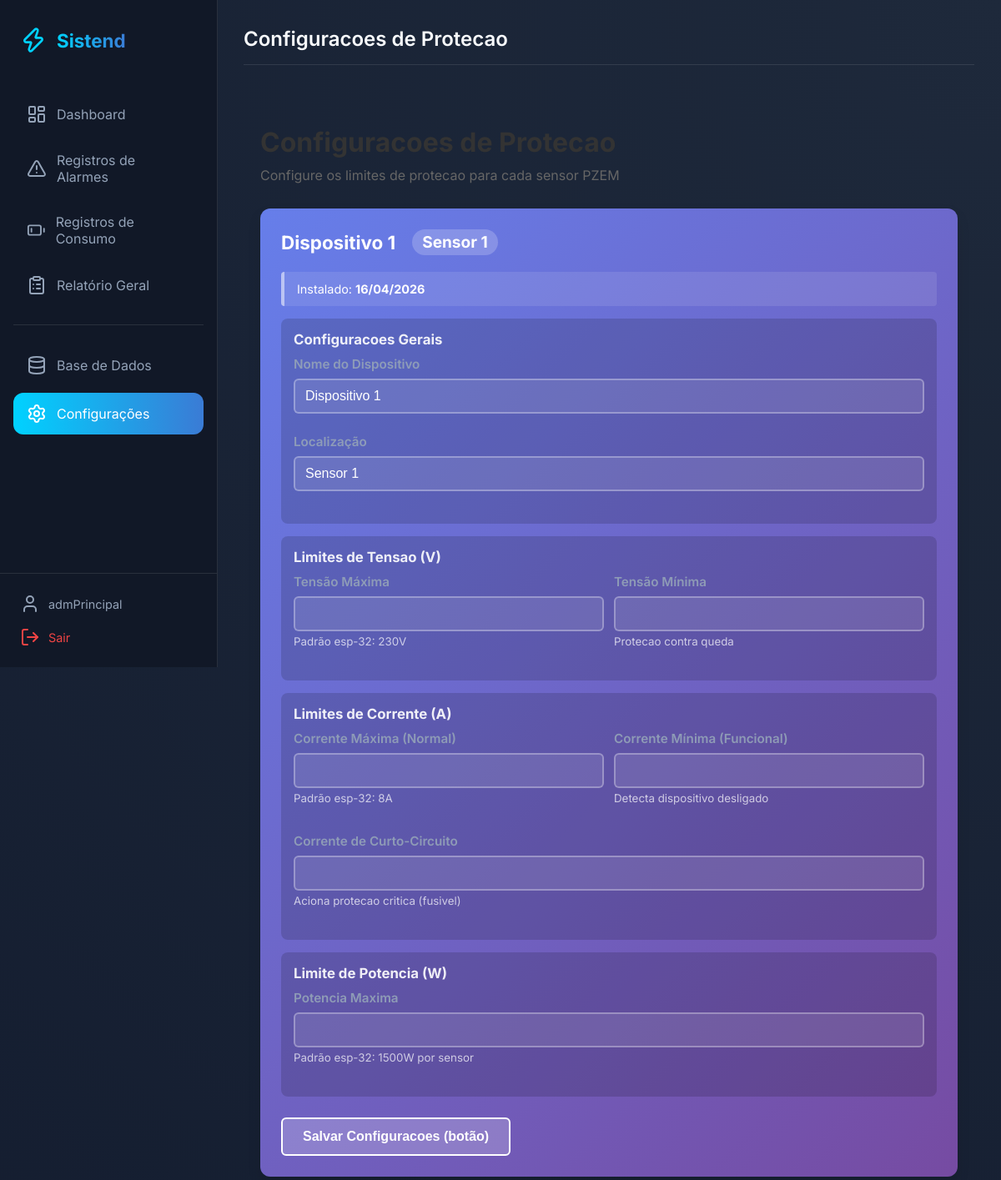
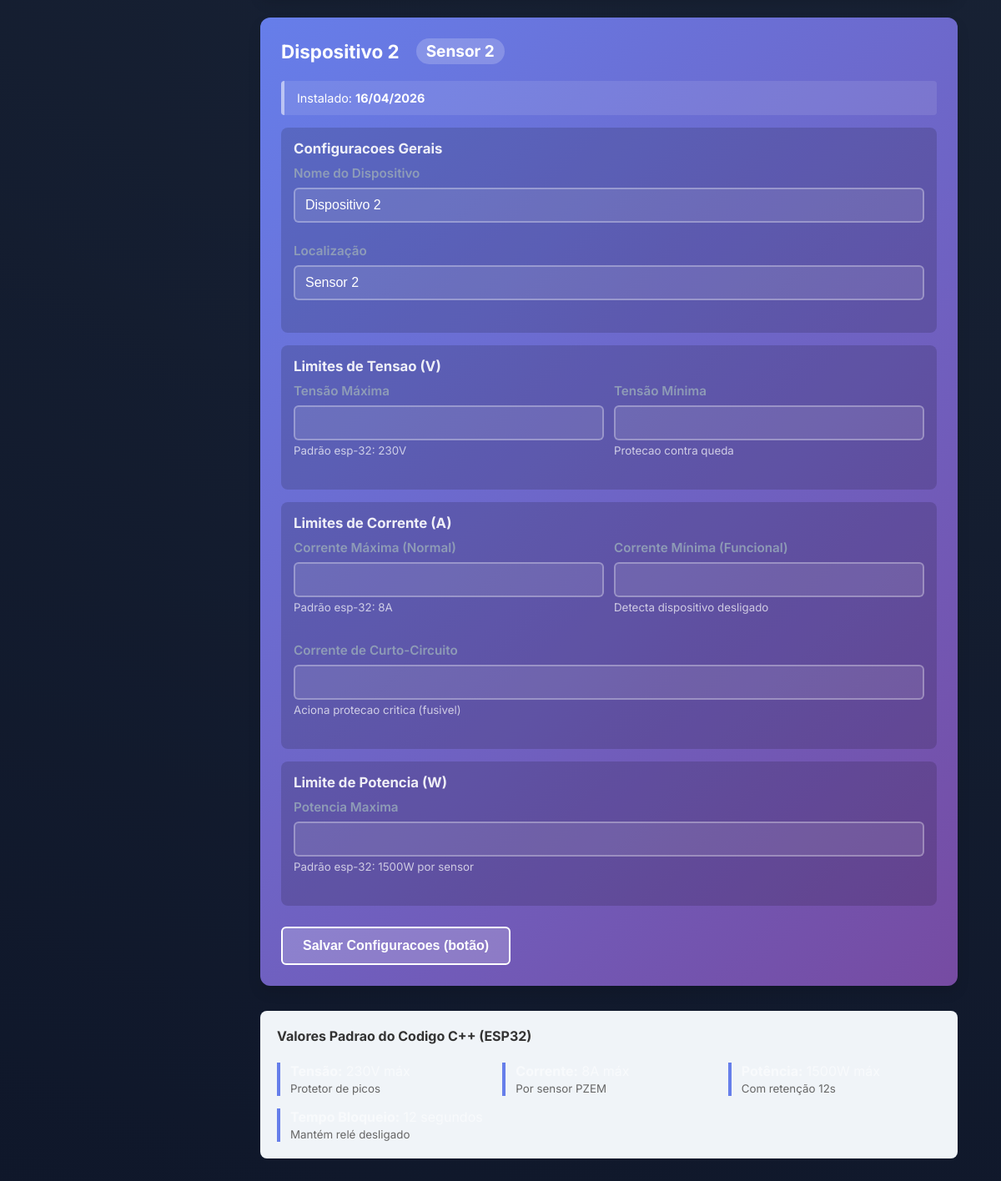
/configuracoes/ (signed in), run on the app's committed database (2 pictures, top to bottom).
### app_esp32/models.py (models this page shows, shortened)
class Eletrodomestico(models.Model):
    nome = models.CharField(max_length=100)
    localizacao = models.CharField(max_length=100)
    data_instalacao = models.DateField()
    numero_sensor = models.IntegerField(default=1)  # 1 ou 2 (para ESP32 com 2 PZEM)
    limite_tensao = models.FloatField(default=230.0)  # Mesmo do código C++
    limite_subtensao = models.FloatField(default=190)
    limite_corrente = models.FloatField(default=8.0)  # Mesmo do código C++
    limite_subcorrente = models.FloatField(default=0.10)
    limite_curto_circuito = models.FloatField(default=25)
    limite_potencia = models.FloatField(default=1500.0)  # Mesmo do código C++
    rele_ligado = models.BooleanField(default=True)
    is_mock = models.BooleanField(default=False)
    frequencia_rede = models.FloatField(default=60.0)
    fator_potencia_nominal = models.FloatField(default=1.0)

### app_esp32/views.py (the view, shortened to what this page needs)
# urls.py: path('configuracoes/', views.configuracoes_view, name='configuracoes'),
@login_required(login_url='login')
@user_passes_test(lambda u: u.is_staff, login_url='index')
def configuracoes_view(request):
    eletrodomesticos = _get_dispositivos_sensores()
    return render(request, "configuracoes.html", {"eletrodomesticos": eletrodomesticos})

### app_esp32/views.py (called while the page is built)
def _get_dispositivos_sensores(include_placeholders=False):
    dispositivos = []
    for sensor in (1, 2):
        eletro = Eletrodomestico.objects.filter(numero_sensor=sensor).order_by('id').first()
        if eletro:
            dispositivos.append(eletro)
        elif include_placeholders:
            dispositivos.append(_placeholder_dispositivo(sensor))
    mock_devices = Eletrodomestico.objects.filter(is_mock=True).exclude(numero_sensor__in=[1, 2]).order_by('numero_sensor', 'id')
    dispositivos.extend(list(mock_devices))
    return dispositivos

### templates/configuracoes.html (shortened to what this page needs)
{% extends 'base.html' %}
{% load static %}
{% block page_title %}Configuracoes de Protecao{% endblock %}
{% block content %}
<div class="config-container">
    <div style="margin-bottom: 30px;">
        <h1 style="color: #333; margin-bottom: 10px;">Configuracoes de Protecao</h1>
        <p style="color: #666; margin: 0;">Configure os limites de protecao para cada sensor PZEM</p>
    </div>
    {% if eletrodomesticos %}
        {% for eletro in eletrodomesticos %}
        <div class="config-card">
            <h3>
                {{ eletro.nome }}
                <span class="sensor-label">Sensor {{ eletro.numero_sensor }}</span>
            </h3>
            <div class="info-box">
                Instalado: <strong>{{ eletro.data_instalacao|date:"d/m/Y" }}</strong>
            </div>
            <form method="POST">
                <div class="limites-grupo">
                    <h4>Configuracoes Gerais</h4>
                    <div class="form-group">
                        <label for="nome_{{ eletro.id }}">Nome do Dispositivo</label>
                        <input type="text" id="nome_{{ eletro.id }}" name="nome" value="{{ eletro.nome }}" required>
                    </div>
                    <div class="form-group">
                        <label for="localizacao_{{ eletro.id }}">Localização</label>
                        <input type="text" id="localizacao_{{ eletro.id }}" name="localizacao" value="{{ eletro.localizacao }}" required>
                    </div>
                </div>
                <div class="limites-grupo">
                    <h4>Limites de Tensao (V)</h4>
                    <div class="grid-2">
                        <div class="form-group">
                            <label for="limite_tensao_{{ eletro.id }}">Tensão Máxima</label>
                            <input type="number" id="limite_tensao_{{ eletro.id }}" name="limite_tensao"
                                   value="{{ eletro.limite_tensao }}" min="100" max="400" step="0.1" required>
                            <small style="margin-top: 4px; opacity: 0.7;">Padrão esp-32: 230V</small>
                        </div>
                        <div class="form-group">
                            <label for="limite_subtensao_{{ eletro.id }}">Tensão Mínima</label>
                            <input type="number" id="limite_subtensao_{{ eletro.id }}" name="limite_subtensao"
                                   value="{{ eletro.limite_subtensao }}" min="100" max="250" step="0.1" required>
                            <small style="margin-top: 4px; opacity: 0.7;">Protecao contra queda</small>
                        </div>
                    </div>
                </div>
                <div class="limites-grupo">
                    <h4>Limites de Corrente (A)</h4>
                    <div class="grid-2">
                        <div class="form-group">
                            <label for="limite_corrente_{{ eletro.id }}">Corrente Máxima (Normal)</label>
                            <input type="number" id="limite_corrente_{{ eletro.id }}" name="limite_corrente"
                                   value="{{ eletro.limite_corrente }}" min="1" max="50" step="0.1" required>
                            <small style="margin-top: 4px; opacity: 0.7;">Padrão esp-32: 8A</small>
                        </div>
                        <div class="form-group">
                            <label for="limite_subcorrente_{{ eletro.id }}">Corrente Mínima (Funcional)</label>
                            <input type="number" id="limite_subcorrente_{{ eletro.id }}" name="limite_subcorrente"
                                   value="{{ eletro.limite_subcorrente }}" min="0" max="5" step="0.01" required>
                            <small style="margin-top: 4px; opacity: 0.7;">Detecta dispositivo desligado</small>
                        </div>
                    </div>
                    <div class="form-group" style="margin-top: 10px;">
                        <label for="limite_curto_{{ eletro.id }}">Corrente de Curto-Circuito</label>
                        <input type="number" id="limite_curto_{{ eletro.id }}" name="limite_curto_circuito"
                               value="{{ eletro.limite_curto_circuito }}" min="5" max="100" step="0.1" required>
                        <small style="margin-top: 4px; opacity: 0.7;">Aciona protecao critica (fusivel)</small>
                    </div>
                </div>
                <div class="limites-grupo">
                    <h4>Limite de Potencia (W)</h4>
                    <div class="form-group">
                        <label for="limite_potencia_{{ eletro.id }}">Potencia Maxima</label>
                        <input type="number" id="limite_potencia_{{ eletro.id }}" name="limite_potencia"
                               value="{{ eletro.limite_potencia }}" min="100" max="5000" step="1" required>
                        <small style="margin-top: 4px; opacity: 0.7;">Padrão esp-32: 1500W por sensor</small>
                    </div>
                </div>
                <button type="submit" class="btn-salvar">Salvar Configuracoes (botão)</button>
            </form>
        </div>
        {% endfor %}
    {% endif %}
    <div style="background: #f0f4f8; padding: 20px; border-radius: 8px; margin-top: 30px;">
        <h4 style="color: #333; margin-top: 0;">Valores Padrao do Codigo C++ (ESP32)</h4>
        <div style="display: grid; grid-template-columns: repeat(auto-fit, minmax(200px, 1fr)); gap: 15px;">
            <div style="border-left: 4px solid #667eea; padding-left: 12px;">
                <strong>Tensão:</strong> 230V máx<br>
                <small style="color: #666;">Protetor de picos</small>
            </div>
            <div style="border-left: 4px solid #667eea; padding-left: 12px;">
                <strong>Corrente:</strong> 8A máx<br>
                <small style="color: #666;">Por sensor PZEM</small>
            </div>
            <div style="border-left: 4px solid #667eea; padding-left: 12px;">
                <strong>Potência:</strong> 1500W máx<br>
                <small style="color: #666;">Com retenção 12s</small>
            </div>
            <div style="border-left: 4px solid #667eea; padding-left: 12px;">
                <strong>Tempo Bloqueio:</strong> 12 segundos<br>
                <small style="color: #666;">Mantém relé desligado</small>
            </div>
        </div>
    </div>
</div>
{% endblock %}

### templates/base.html (shortened to what this page needs)
{% load static %}
<!DOCTYPE html>
<html lang="pt-br">
<head>
    <link rel="stylesheet" href="{% static 'css/style.css' %}">
</head>
<body>
    <div class="app-layout">
        <aside class="sidebar">
            <div class="sidebar-header">
                <i data-lucide="zap" class="logo-icon"></i>
                <span class="logo-text">Sistend</span>
            </div>
            <nav class="sidebar-nav">
                <a href="/" class="nav-item {% if request.path == '/' %}active{% endif %}">
                    <i data-lucide="layout-dashboard"></i>
                    <span>Dashboard</span>
                </a>
                <a href="/alertas/" class="nav-item {% if 'alertas' in request.path %}active{% endif %}">
                    <i data-lucide="alert-triangle"></i>
                    <span>Registros de Alarmes</span>
                </a>
                <a href="/subconsumo/" class="nav-item {% if 'subconsumo' in request.path %}active{% endif %}">
                    <i data-lucide="battery-low"></i>
                    <span>Registros de Consumo</span>
                </a>
                <a href="/relatorio/" class="nav-item {% if request.path == '/relatorio/' %}active{% endif %}">
                    <i data-lucide="clipboard-list"></i>
                    <span>Relatório Geral</span>
                </a>
                {% if user.is_staff %}
                <hr style="border: none; border-top: 1px solid rgba(255,255,255,0.1); margin: 15px 0;">
                <a href="/dados-completos/" class="nav-item {% if 'dados-completos' in request.path %}active{% endif %}">
                    <i data-lucide="database"></i>
                    <span>Base de Dados</span>
                </a>
                <a href="/configuracoes/" class="nav-item {% if 'configuracoes' in request.path %}active{% endif %}">
                    <i data-lucide="settings"></i>
                    <span>Configurações</span>
                </a>
                {% endif %}
            </nav>
            <div class="sidebar-footer">
                {% if user.is_authenticated %}
                <div class="user-info">
                    <i data-lucide="user"></i>
                    <span>{{ user.username }}</span>
                </div>
                <a href="/logout/" class="logout-link">
                    <i data-lucide="log-out"></i>
                    <span>Sair</span>
                </a>
                {% endif %}
            </div>
        </aside>
        <main class="main-content">
            <header class="top-header">
                <div class="header-container">
                    <div class="page-title-slot">{% block page_title %}Monitoramento em Tempo Real{% endblock %}</div>
                </div>
            </header>
            <div class="page-content">
                {% block content %}{% endblock %}
            </div>
        </main>
    </div>
</body>
</html>

### static/css/style.css (style rules this page uses)
:root { --primary-color: #00d2ff; --secondary-color: #3a7bd5; --bg-dark: #0f172a; --sidebar-bg: #111827; --card-bg: rgba(30, 41, 59, 0.7); --text-light: #f8fafc; --text-dim: #94a3b8; --accent-orange: #fbbf24; --accent-red: #ef4444; --glass-border: rgba(255, 255, 255, 0.1); --sidebar-width: 260px; }
body { font-family: 'Inter', sans-serif; background: radial-gradient(circle at top right, #1e293b, #0f172a); color: var(--text-light); margin: 0; overflow-x: hidden; }
.app-layout { display: flex; min-height: 100vh; }
.sidebar { width: var(--sidebar-width); background: var(--sidebar-bg); border-right: 1px solid var(--glass-border); display: flex; flex-direction: column; position: fixed; height: 100vh; z-index: 1000; }
.sidebar-header { padding: 2rem 1.5rem; display: flex; align-items: center; gap: 12px; }
.logo-icon { width: 32px; height: 32px; color: var(--primary-color); }
.logo-text { font-size: 1.4rem; font-weight: 700; background: linear-gradient(to right, var(--primary-color), var(--secondary-color)); -webkit-background-clip: text; background-clip: text; -webkit-text-fill-color: transparent; }
.sidebar-nav { flex: 1; padding: 1rem; display: flex; flex-direction: column; gap: 8px; }
.nav-item { display: flex; align-items: center; gap: 12px; padding: 0.8rem 1rem; color: var(--text-dim); text-decoration: none; border-radius: 12px; transition: all 0.3s; }
.nav-item.active { background: linear-gradient(to right, var(--primary-color), var(--secondary-color)); color: white; }
.sidebar-footer { padding: 1.5rem; border-top: 1px solid var(--glass-border); }
.user-info { display: flex; align-items: center; gap: 10px; margin-bottom: 1rem; color: var(--text-dim); font-size: 0.9rem; }
.logout-link { display: flex; align-items: center; gap: 10px; color: var(--accent-red); text-decoration: none; font-size: 0.9rem; transition: opacity 0.3s; }
.main-content { flex: 1; margin-left: var(--sidebar-width); padding: 2rem; min-width: 0; }
.top-header { margin-bottom: 2rem; border-bottom: 1px solid var(--glass-border); padding-bottom: 1rem; }
.page-title-slot { font-size: 1.5rem; font-weight: 600; color: var(--text-light); margin: 0; width: 100%; }
.form-group { text-align: left; margin-bottom: 1.5rem; }
.form-group label { display: block; margin-bottom: 0.6rem; color: var(--text-dim); font-size: 0.9rem; font-weight: 500; }
.header-container { display: flex; align-items: center; gap: 15px; }

### templates/configuracoes.html (style rules this page uses)
.config-container { max-width: 1200px; margin: 0 auto; padding: 20px; }
.config-card { background: linear-gradient(135deg, #667eea 0%, #764ba2 100%); border-radius: 12px; padding: 25px; margin-bottom: 25px; color: white; box-shadow: 0 8px 16px rgba(0, 0, 0, 0.1); transition: transform 0.3s ease; }
.config-card h3 { margin-top: 0; margin-bottom: 20px; font-size: 1.4em; display: flex; align-items: center; gap: 10px; }
.form-group { display: flex; flex-direction: column; }
.form-group label { margin-bottom: 8px; font-weight: 600; font-size: 0.95em; opacity: 0.9; }
.form-group input { padding: 10px 12px; border: 2px solid rgba(255, 255, 255, 0.3); border-radius: 6px; background: rgba(255, 255, 255, 0.1); color: white; font-size: 1em; transition: all 0.3s ease; }
.form-group input::placeholder { color: rgba(255, 255, 255, 0.6); }
.btn-salvar { grid-column: 1 / -1; padding: 12px 24px; background: rgba(255, 255, 255, 0.2); border: 2px solid white; color: white; border-radius: 6px; cursor: pointer; font-weight: 600; font-size: 1em; transition: all 0.3s ease; margin-top: 10px; }
.sensor-label { display: inline-block; background: rgba(255, 255, 255, 0.2); padding: 4px 12px; border-radius: 20px; font-size: 0.85em; margin-left: 10px; }
.info-box { background: rgba(255, 255, 255, 0.1); border-left: 4px solid rgba(255, 255, 255, 0.5); padding: 12px 15px; border-radius: 4px; margin-bottom: 15px; font-size: 0.9em; }
.limites-grupo { background: rgba(0, 0, 0, 0.15); padding: 15px; border-radius: 8px; margin-bottom: 15px; }
.limites-grupo h4 { margin-top: 0; margin-bottom: 10px; font-size: 1.05em; opacity: 0.9; }
.grid-2 { display: grid; grid-template-columns: 1fr 1fr; gap: 12px; }

### data on the page
Eletrodomestico: nome "Dispositivo 1", numero_sensor "1", data_instalacao "16/04/2026", localizacao "Sensor 1"
Eletrodomestico: nome "Dispositivo 2", numero_sensor "2", data_instalacao "16/04/2026", localizacao "Sensor 2"

### other printed values
{{ user.username }} "admPrincipal"
